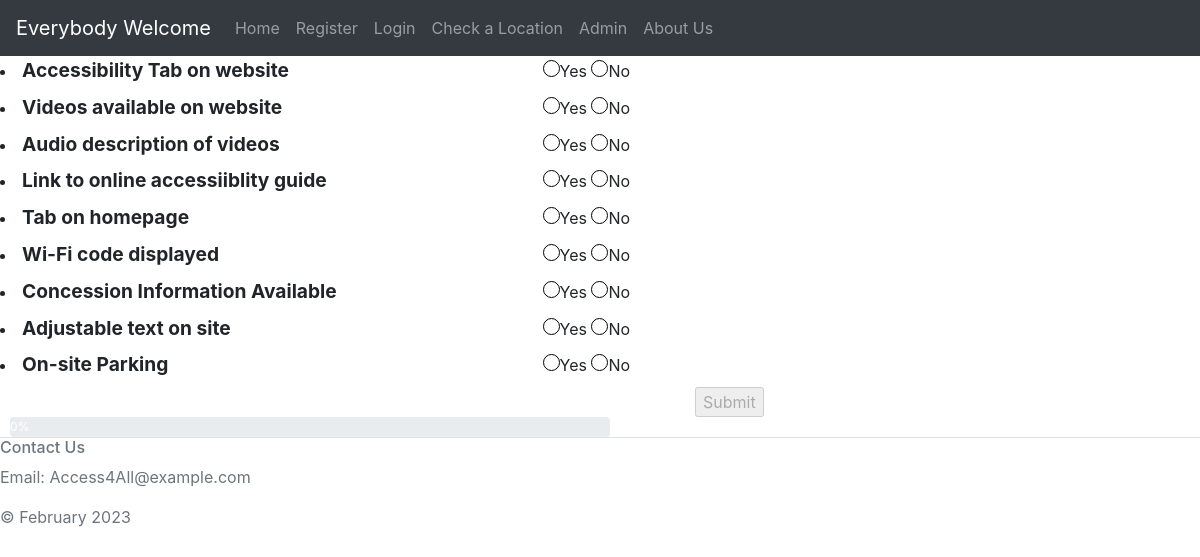
The page /testing.php on the database its author committed.
### tables this page shows
CREATE TABLE "Checklist" (
	"QuestionNo"	VARCHAR(10),
	"Question"	TEXT,
	"ActionPoint"	TEXT,
	"Venue"	NUMERIC,
	"Type"	TEXT,
	"GoodPoint"	TEXT,
	PRIMARY KEY("QuestionNo")
);

### testing.php (the view, shortened to what this page needs)
<?php session_start();
if (isset($_SESSION['loggedin']) && $_SESSION['loggedin'] === true) {
  include 'NavbarLoggedin.php';
} else {
  include 'NavigationBar.php';
}
?>
<!DOCTYPE html>
<html>
<?php
function getQuestions()
{
  $venueType = $_GET['type'];
  $db = new SQLite3('ActionPoints.db');
  $venueType = $db->escapeString($venueType);
  $stmt = $db->prepare("SELECT QuestionNo, Question FROM Checklist WHERE (Venue = 'General' OR Venue = '$venueType')");
  $result = $stmt->execute();
  $arrayResult = [];
  while ($row = $result->fetchArray())
  {
      $arrayResult [] = $row;
  }
  return $arrayResult;
}
$questions = getQuestions();
?>
<?php foreach ($questions as $row) : ?>
<form action="ActionPlan.php" method="get">
<li>
<?php
$questionNo = $row['QuestionNo'];
$question = $row['Question'];
$idYes = $questionNo . "-yes";
$idNo = $questionNo . "-no";
?>
<label for="<?php echo $idYes ?>" style="display: inline-block; width: 43%;"><?php echo $question ?></label>
<div style="display: inline-block; text-align: left;">
    <input type='radio' id='<?php echo $idYes ?>' name='<?php echo $questionNo ?>' value='yes' style="display: inline-block;">Yes
    <input type='radio' id='<?php echo $idNo ?>' name='<?php echo $questionNo ?>' value='no' style="display: inline-block;">No
</div>
<?php endforeach;?>
<br>
    <div class="submit-container">
    <input type="submit" id="submit-btn" value="Submit" name="Submit">
</div>
  </form>
  <div class="progress">
    <div class="progress-bar" role="progressbar" aria-valuenow="0"
      aria-valuemin="0" aria-valuemax="100" style="width: 0%">
      0%
    </div>
  </div>
</body>
</html>
<?php include("Footer.php");?>

### testing.php (style rules this page uses)
input[type="radio"] { display: inline-block; }
.progress { width: 50%; height: 20px; margin-left: 10px; }
.progress-bar { height: 100%; }
label { font-weight: bold; font-size: 1.2em; }
input[type="radio"] { -webkit-appearance: none; -moz-appearance: none; appearance: none; width: 17px; height: 17px; border: 1px solid black; border-radius: 50%; transition: background-color 0.2s ease; }
.submit-container { text-align: left; margin-left: 695px; }

### rows shown on the page
checklist: Question "Accessibility Tab on website"
checklist: Question "Videos available on website"
checklist: Question "Audio description of videos"
checklist: Question "Link to online accessiiblity guide"
checklist: Question "Tab on homepage"
checklist: Question "Wi-Fi code displayed"
checklist: Question "Concession Information Available"
checklist: Question "Adjustable text on site"
checklist: Question "On-site Parking"
